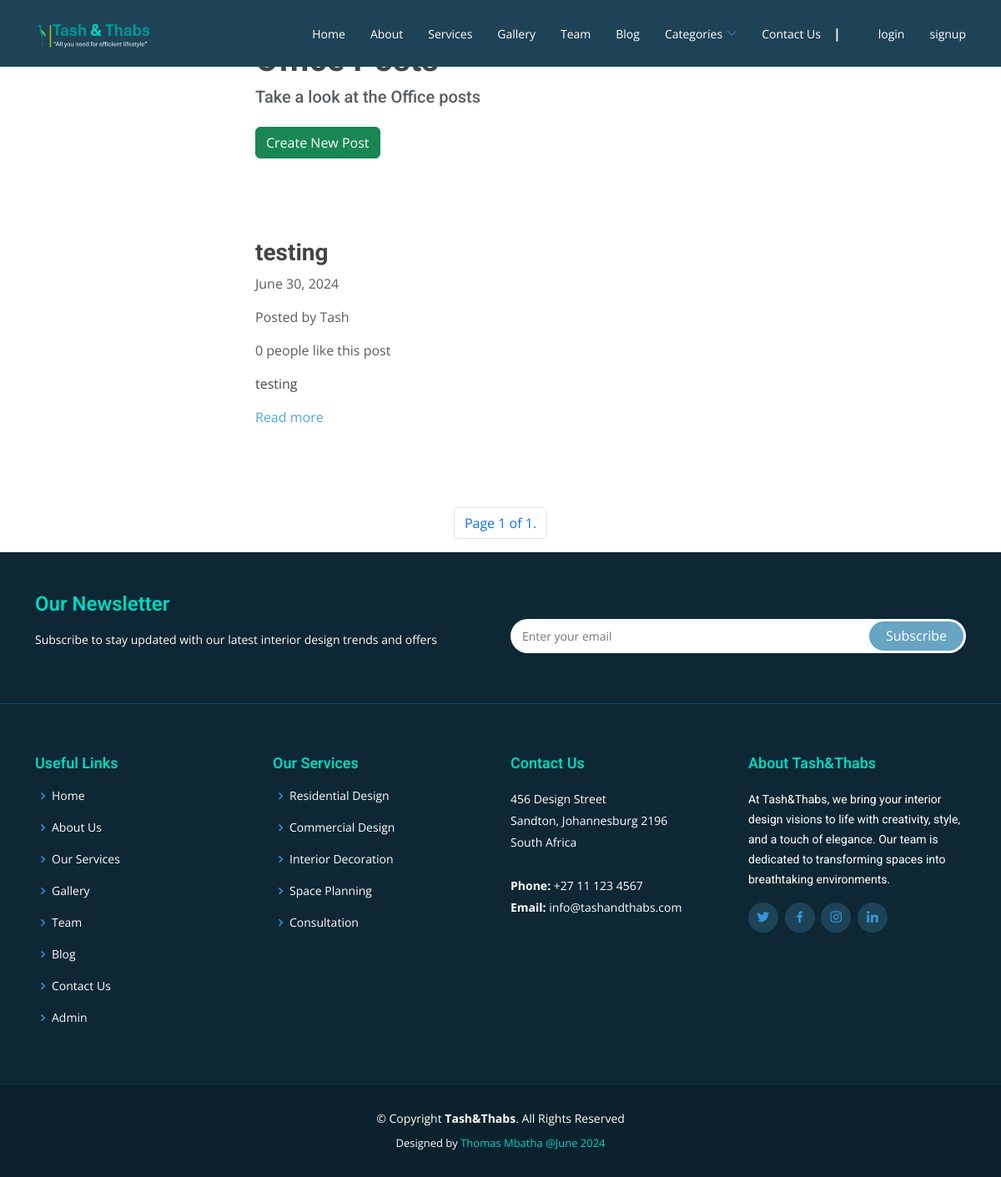
The page /blog/office/ on the database as committed earlier.
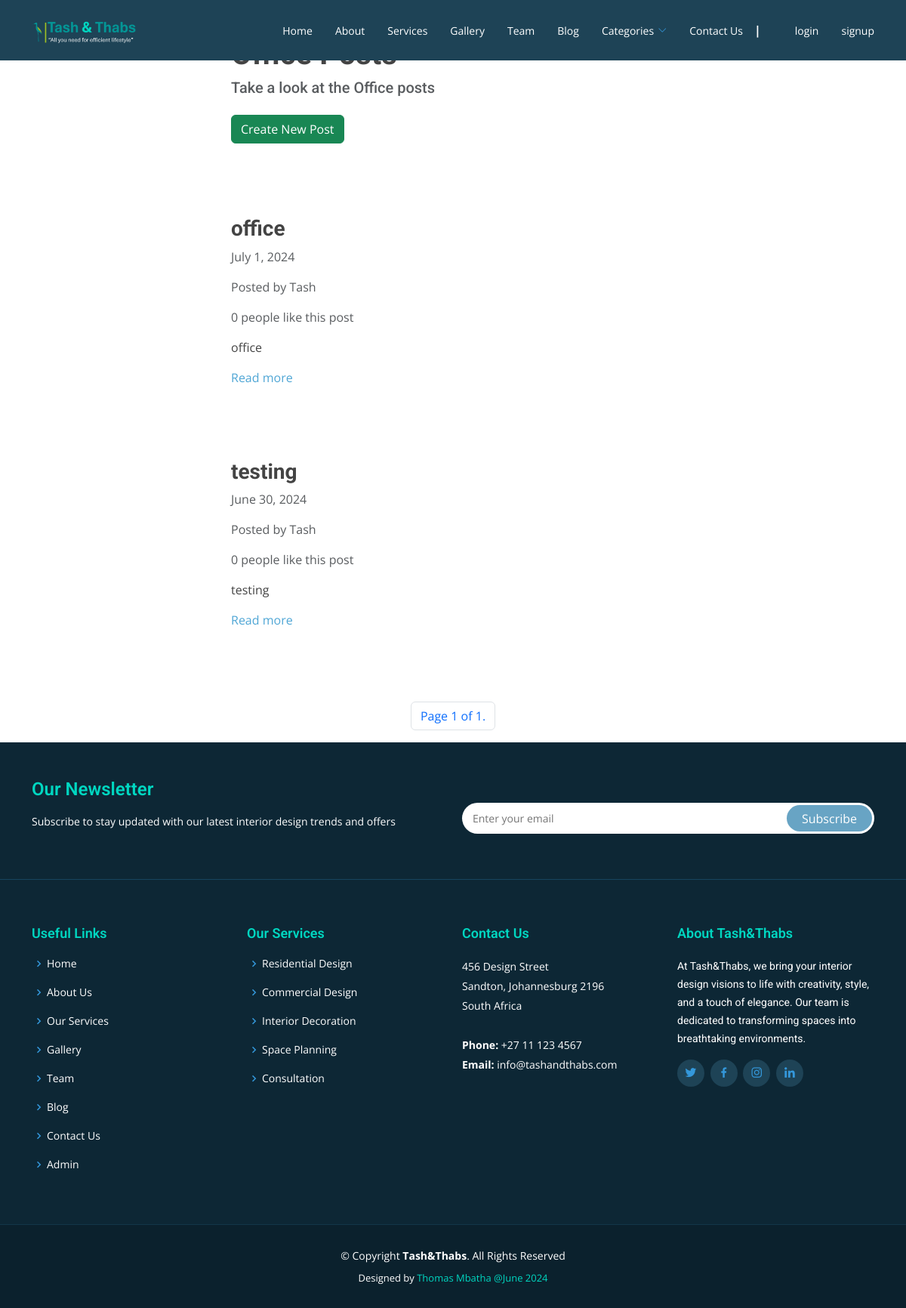
The same page on the database as committed later.
### blog/models.py (models this page shows)
class Article(models.Model):
    title = models.CharField(max_length=255)
    content = HTMLField()
    date = models.DateField(auto_now_add=True)
    author = models.ForeignKey(User, on_delete=models.CASCADE)
    living = models.BooleanField(default=False)
    bedroom = models.BooleanField(default=False)
    kitchen = models.BooleanField(default=False)
    bathroom = models.BooleanField(default=False)
    outdoor = models.BooleanField(default=False)
    office = models.BooleanField(default=False)
    likes = models.ManyToManyField(User, related_name='likes', blank=True)
    image = models.ImageField(upload_to='images/', blank=True, null=True)

### blog/views.py (the view)
# urls.py: path('office/', OfficePosts.as_view(), name='office'),
class OfficePosts(ListView):
    model = Article
    queryset = Article.objects.filter(office=True).order_by('-date')
    template_name = 'blog/blog_office.html'
    paginate_by = 4
    def get_context_data(self, **kwargs):
        context = super().get_context_data(**kwargs)
        context['office_count'] = self.get_queryset().count()
        return context

### blog/templates/blog/blog_office.html (shortened to what this page needs)
{% extends "base.html" %}
{% block content %}
    <div class="row">
        <div class="col-md-6 col-12 mx-md-auto mx-3 mt-5 mb-5">
            <h1 class="fw-bolder">Office Posts</h1>
            <h5 class="text-muted">Take a look at the Office posts</h5>
            <a href="{% url 'create_article' %}" class="btn btn-success mt-3">Create New Post</a>
        </div>
    </div>
    {% for object in object_list %}
    <div class="row">
        <div class="col-md-6 col-11 mx-md-auto mx-3 mt-5 mb-5">
            <h3 class="fw-bold">{{ object.title }}</h3>
            <p class="text-muted">{{ object.date }}</p>
            <p class="text-muted">Posted by {{ object.author.username }}</p>
            {% if object.likes.count == 1 %}
                <p class="text-muted">{{ object.likes.count }} person likes this post</p>
            {% else %}
                <p class="text-muted">{{ object.likes.count }} people like this post</p>
            {% endif %}
            <div class="my-3">
                {{ object.content|truncatewords_html:50|safe }}
            </div>
            <a href="{% url 'detail_article' object.id %}">Read more</a>
        </div>
    </div>
    {% endfor %}
    <nav>
        <ul class="pagination">
            <div class="mx-auto d-flex flex-row mt-5">
                <li class="page-item">
                    <a href="#" class="page-link">Page {{ page_obj.number }} of {{ page_obj.paginator.num_pages }}.</a>
                </li>
            </div>
        </ul>
    </nav>
{% endblock %}

### templates/base.html (shortened to what this page needs)
{% load static %}
<!DOCTYPE html>
<html lang="en">
<head>
  <link rel="stylesheet" href="https://cdn.jsdelivr.net/npm/boxicons@2.1.1/css/boxicons.min.css">
  <link href="{% static 'vendor/animate.css/animate.min.css' %}" rel="stylesheet">
  <link href="{% static 'vendor/aos/aos.css' %}" rel="stylesheet">
  <link href="{% static 'vendor/bootstrap/css/bootstrap.min.css' %}" rel="stylesheet">
  <link href="{% static 'vendor/bootstrap-icons/bootstrap-icons.css' %}" rel="stylesheet">
  <link href="{% static 'vendor/boxicons/css/boxicons.min.css' %}" rel="stylesheet">
  <link href="{% static 'vendor/glightbox/css/glightbox.min.css' %}" rel="stylesheet">
  <link href="{% static 'vendor/swiper/swiper-bundle.min.css' %}" rel="stylesheet">
  <link href="{% static 'css/style.css' %}" rel="stylesheet">
</head>
<body>
  <header id="header" class="fixed-top d-flex align-items-center {% block header_class %}{% endblock %}">
    <div class="container d-flex justify-content-between align-items-center">
      <div class="logo">
        <a href="{% url 'home' %}" class="logo"><img src="{% static 'img/logo.png' %}" alt="image not available" rel="image"></a>
      </div>
      <nav id="navbar" class="navbar">
        <ul>
          <li><a class="{% if request.path == '/' %}active{% endif %}" href="{% url 'home' %}">Home</a></li>
          <li><a class="{% if request.path == '/about/' %}active{% endif %}" href="{% url 'about' %}">About</a></li>
          <li><a class="{% if request.path == '/services/' %}active{% endif %}" href="{% url 'services' %}">Services</a></li>
          <li><a class="{% if request.path == '/gallery/' %}active{% endif %}" href="{% url 'gallery' %}">Gallery</a></li>
          <li><a class="{% if request.path == '/team/' %}active{% endif %}" href="{% url 'team' %}">Team</a></li>
          <li><a class="{% if request.path == '/blog_home/' %}active{% endif %}" href="{% url 'blog_home' %}">Blog</a></li>
          <li class="dropdown"><a href="#"><span>Categories</span> <i class="bi bi-chevron-down" style="color: #3498db;"></i></a>
          </li>
          <li><a href="{% url 'contacts' %}">Contact Us</a></li>
          <li><span class="separator">|</span></li>
          <li><a class="{% if request.path == '/accounts/login/' %}active{% endif %}" href="{% url 'login' %}">login</a></li>
          <li><a class="{% if request.path == '/accounts/signup/' %}active{% endif %}" href="{% url 'register' %}">signup</a></li>
        </ul>
      </nav>
    </div>
  </header>
  {% block content %}
  {% endblock %}
<footer id="footer" data-aos="fade-up" data-aos-easing="ease-in-out" data-aos-duration="500">
  <div class="footer-newsletter">
    <div class="container">
      <div class="row">
        <div class="col-lg-6">
          <h4>Our Newsletter</h4>
          <p>Subscribe to stay updated with our latest interior design trends and offers</p>
        </div>
        <div class="col-lg-6">
          <form action="" method="post">
            <input type="email" name="email" placeholder="Enter your email"><input type="submit" value="Subscribe">
          </form>
        </div>
      </div>
    </div>
  </div>
  <div class="footer-top">
    <div class="container">
      <div class="row">
        <div class="col-lg-3 col-md-6 footer-links">
          <h4>Useful Links</h4>
          <ul>
            <li><i class="bx bx-chevron-right" style="color: #3498db;"></i> <a href="{% url 'home' %}">Home</a></li>
            <li><i class="bx bx-chevron-right" style="color: #3498db;"></i> <a href="{% url 'about' %}">About Us</a></li>
            <li><i class="bx bx-chevron-right" style="color: #3498db;"></i> <a href="{% url 'services' %}">Our Services</a></li>
            <li><i class="bx bx-chevron-right" style="color: #3498db;"></i> <a href="{% url 'gallery' %}">Gallery</a></li>
            <li><i class="bx bx-chevron-right" style="color: #3498db;"></i> <a href="{% url 'team' %}">Team</a></li>
            <li><i class="bx bx-chevron-right" style="color: #3498db;"></i> <a href="{% url 'blog' %}">Blog</a></li>
            <li><i class="bx bx-chevron-right" style="color: #3498db;"></i> <a href="{% url 'contacts' %}">Contact Us</a></li>
            <li><i class="bx bx-chevron-right" style="color: #3498db;"></i> <a href="admin/">Admin</a></li>
          </ul>
        </div>
        <div class="col-lg-3 col-md-6 footer-links">
          <h4>Our Services</h4>
          <ul>
            <li><i class="bx bx-chevron-right" style="color: #3498db;"></i> <a href="#">Residential Design</a></li>
            <li><i class="bx bx-chevron-right" style="color: #3498db;"></i> <a href="#">Commercial Design</a></li>
            <li><i class="bx bx-chevron-right" style="color: #3498db;"></i> <a href="#">Interior Decoration</a></li>
            <li><i class="bx bx-chevron-right" style="color: #3498db;"></i> <a href="#">Space Planning</a></li>
            <li><i class="bx bx-chevron-right" style="color: #3498db;"></i> <a href="#">Consultation</a></li>
          </ul>
        </div>
        <div class="col-lg-3 col-md-6 footer-contact">
          <h4>Contact Us</h4>
          <p>
            456 Design Street <br>
            Sandton, Johannesburg 2196<br>
            South Africa <br><br>
            <strong>Phone:</strong> +27 11 123 4567<br>
            <strong>Email:</strong> info@tashandthabs.com<br>
          </p>
        </div>
        <div class="col-lg-3 col-md-6 footer-info">
          <h3>About Tash&Thabs</h3>
          <p>At Tash&Thabs, we bring your interior design visions to life with creativity, style, and a touch of elegance. Our team is dedicated to transforming spaces into breathtaking environments.</p>
          <div class="social-links mt-3">
            <a href="#" class="twitter"><i class="bx bxl-twitter" style="color: #3498db;"></i></a>
            <a href="#" class="facebook"><i class="bx bxl-facebook" style="color: #3498db;"></i></a>
            <a href="#" class="instagram"><i class="bx bxl-instagram" style="color: #3498db;"></i></a>
            <a href="#" class="linkedin"><i class="bx bxl-linkedin" style="color: #3498db;"></i></a>
          </div>
        </div>
      </div>
    </div>
  </div>
  <div class="container">
    <div class="copyright">
      &copy; Copyright <strong><span>Tash&Thabs</span></strong>. All Rights Reserved
    </div>
    <div class="credits">
      Designed by <a href="https://yourwebsite.com/">Thomas Mbatha <span>@June 2024</span></a>
    </div>
  </div>
</footer>
</body>
</html>

### static/css/style.css (style rules this page uses)
body { font-family: "Open Sans", sans-serif; color: #444; }
a { color: #4fa6d5; text-decoration: none; }
h1, h2, h3, h4, h5, h6, .font-primary { font-family: "Roboto", sans-serif; }
#header { height: 80px; transition: all 0.5s; z-index: 997; transition: all 0.5s; background: #1e4356; }
#header .logo img { padding: 0; margin: 0; max-height: 40px; }
.navbar { padding: 0; }
.navbar ul { margin: 0; padding: 0; display: flex; list-style: none; align-items: center; }
.navbar li { position: relative; }
nav ul li .separator { color: #fff; margin: 15px; font-weight: bold; display: inline-block; }
.navbar a, .navbar a:focus { display: flex; align-items: center; justify-content: space-between; padding: 10px 0 10px 30px; font-family: "Open Sans", sans-serif; font-size: 14px; color: #fff; white-space: nowrap; transition: 0.3s; }
.navbar a i, .navbar a:focus i { font-size: 12px; line-height: 0; margin-left: 5px; }
#footer { background: #0b212d; padding: 0 0 30px 0; color: #fff; font-size: 14px; }
#footer .footer-newsletter { padding: 50px 0; background: #0d2735; }
#footer .footer-newsletter h4 { font-size: 24px; margin: 0 0 20px 0; padding: 0; line-height: 1; font-weight: 600; color: #00D7C1; }
#footer .footer-newsletter form { margin-top: 30px; background: #fff; padding: 6px 10px; position: relative; border-radius: 50px; }
#footer .footer-newsletter form input[type=email] { border: 0; padding: 4px; width: calc(100% - 100px); }
#footer .footer-newsletter form input[type=submit] { position: absolute; top: 0; right: 0; bottom: 0; border: 0; background: none; font-size: 16px; padding: 0 20px; margin: 3px; background: #68A4C4; color: #fff; transition: 0.3s; border-radius: 50px; }
#footer .footer-top { background: #0d2735; border-top: 1px solid #17455e; border-bottom: 1px solid #123649; padding: 60px 0 30px 0; }
#footer .footer-top .footer-info { margin-bottom: 30px; }
#footer .footer-top .footer-info h3 { font-size: 18px; margin: 0 0 20px 0; padding: 2px 0 2px 0; line-height: 1; color: #00D7C1; font-weight: 600; }
#footer .footer-top .footer-info p { font-size: 14px; line-height: 24px; margin-bottom: 0; font-family: "Roboto", sans-serif; color: #fff; }
#footer .footer-top .social-links a { font-size: 18px; display: inline-block; background: #1e4356; color: #fff; line-height: 1; padding: 8px 0; margin-right: 4px; border-radius: 50%; text-align: center; width: 36px; height: 36px; transition: 0.3s; }
#footer .footer-top h4 { font-size: 18px; font-weight: 600; color: #00D7C1; position: relative; padding-bottom: 12px; }
#footer .footer-top .footer-links { margin-bottom: 30px; }
#footer .footer-top .footer-links ul { list-style: none; padding: 0; margin: 0; }
#footer .footer-top .footer-links ul i { padding-right: 2px; color: #00D7C1; font-size: 18px; line-height: 1; }
#footer .footer-top .footer-links ul li { padding: 10px 0; display: flex; align-items: center; }
#footer .footer-top .footer-links ul li:first-child { padding-top: 0; }
#footer .footer-top .footer-links ul a { color: #fff; transition: 0.3s; display: inline-block; line-height: 1; }
#footer .footer-top .footer-contact { margin-bottom: 30px; }
#footer .footer-top .footer-contact p { line-height: 26px; }
#footer .copyright { text-align: center; padding-top: 30px; }
#footer .credits { padding-top: 10px; text-align: center; font-size: 13px; color: #fff; }
#footer .credits a { color: #00D7C1; }

Rows that differ between the two databases and show on the page:
added Article: title "office", date "July 1, 2024", author.username "Tash", likes.count "0", content "office"
